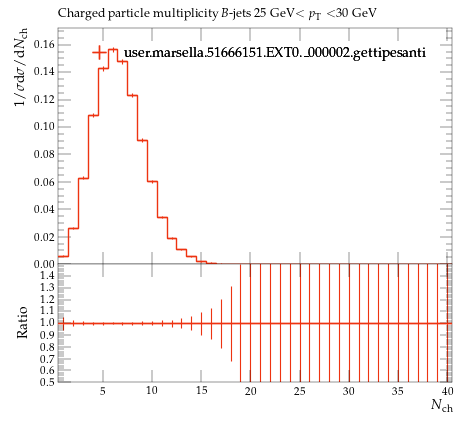

This figure's Python source:
#! /usr/bin/env python

# This Python script was auto-generated using YODA v2.0.2.
# Analysis object: /MC_HFDECAYS/avg_B_jet_ch_mult_25_30
# Timestamp: 24-07-2026 (16:40:05)

import matplotlib as mpl
import matplotlib.pyplot as plt
mpl.use('Agg') # comment out for interactive use
import os
import numpy as np

plotDir = os.path.split(os.path.realpath(__file__))[0]
if 'YODA_USER_PLOT_PATH' in globals():
    plot_outdir = globals()['YODA_USER_PLOT_PATH']
else:
    plot_outdir = plotDir

#plot style
plt.style.use(os.path.join(plotDir, '../default.mplstyle'))
# plot metadata
figW, figH = plt.rcParams['figure.figsize']
ax_xLabel = r'$N_\mathrm{ch}$'
ax_yLabel = r'$1/\sigma \mathrm{d}\sigma/\mathrm{d}N_\mathrm{ch}$'
ax_title  = r'Charged particle multiplicity $B$-jets 25 GeV$<p_\mathrm{T}<$30 GeV'
ax_xScale = 'linear'
ax_yScale = 'linear'
xLims = (0.5, 40.5)
yLims = (0.0, 0.17229399)
xMinorTickMarks = 0

# TeX-friendly labels for the legend
labels = {
    'legend' : ([ r"user.marsella.51666151.EXT0.\_000002.gettipesanti" ], r""),
}

# Adjust canvas width and height
canvasW = 10.0
canvasH = 9.0
figW *= canvasW/10.
figH *= canvasH/9.

# Create figure and axis objects
fig, (ax, ratio0_ax) = plt.subplots(2, 1, sharex=True,
                  figsize=(figW,figH), gridspec_kw={'height_ratios': (6.0, 3.0)})

# Set figure margins
plt.subplots_adjust(
    left   = 1.0 * plt.rcParams['figure.subplot.left'],
    right  = 1.0 * plt.rcParams['figure.subplot.right'],
    top    = 1.0 * plt.rcParams['figure.subplot.top'],
    bottom = 1.0 * plt.rcParams['figure.subplot.bottom'])

ratio0_ax.yaxis.set_major_locator(mpl.ticker.MultipleLocator(0.1))
ratio0_ax.set_ylim(0.5, 1.4999)
ratio0_ax.set_ylabel('Ratio')
ratio0_ax.xaxis.set_minor_locator(mpl.ticker.NullLocator())

# the numerical data is stored in a separate file
dataf = dict()
prefix = os.path.split(__file__)[0]
if prefix:    prefix = prefix + '/'
exec(open(prefix+'avg_B_jet_ch_mult_25_30__data.py').read(), dataf)


legend_handles = dict() # keep track of handles for the legend

# style options for curves
# starts at zorder>=5 to draw curve on top of legend
styles = {
  'user.marsella.51666151.EXT0._000002.gettipesanti.yoda.gz': {
    'color' : '#EE3311',
    'linestyle' : '-',
    'linewidth' : 1,
    'marker' : 'none',
    'markersize' : 2,
    'capsize' : 0.0,
    'zorder' : 5,
    'histstyle' : 1,
    'drawstyle' : 'steps-pre',
    'xerrorbars' : 1,
    'yerrorbars' : 1,
    'fillcolor' : None,
    'fillopacity' : 1.0,
    'ratio0_linestyle' : '-',
    'ratio0_linewidth' : 1,
    'ratio0_marker' : 'none',
    'ratio0_markersize' : 2,
    'ratio0_capsize' : 0.0,
    'ratio0_zorder' : 5,
    'ratio0_histstyle' : 1,
    'ratio0_drawstyle' : 'steps-pre',
    'ratio0_xerrorbars' : 1,
    'ratio0_yerrorbars' : 1,
  },
}

# curve from input yoda files in main panel
for label, yvals in dataf['yvals'].items():
    if all(np.isnan(v) for v in dataf['yvals'][label]):
        continue
    tmp = None
    if styles[label]['histstyle']: # draw as histogram
        xpos = dataf['xedges'][label] if styles[label]['drawstyle'] else dataf['xpoints'][label]
        ypos = np.insert(yvals, 0, yvals[0]) if styles[label]['drawstyle'] else yvals
        if styles[label]['fillcolor']: # fill area below curve
            ax.fill_between(xpos, ypos, step='pre',
                            color=styles[label]['fillcolor'],
                            alpha=styles[label]['fillopacity'])
        tmp, = ax.plot(xpos, ypos,
                       color=styles[label]['color'],
                       linestyle=styles[label]['linestyle'],
                       linewidth=styles[label]['linewidth'],
                       drawstyle=styles[label]['drawstyle'], solid_joinstyle='miter',
                       zorder=styles[label]['zorder'], label=label)
    tmp = ax.errorbar(dataf['xpoints'][label], yvals,
                      xerr=np.array(dataf['xerrs'][label])*styles[label]['xerrorbars'],
                      yerr=np.array(dataf['yerrs'][label])*styles[label]['yerrorbars'],
                      fmt=styles[label]['marker'], capsize=styles[label]['capsize'],
                      markersize=styles[label]['markersize'],
                      ecolor=styles[label]['color'],
                      color=styles[label]['color'], zorder=styles[label]['zorder'])
    tmp[-1][0].set_linestyle(styles[label]['linestyle'])
    tmp[-1][0].set_linewidth(styles[label]['linewidth'])
    if label in dataf['add_legend_handle']:  legend_handles[label] = tmp
    for varLabel in dataf['variation_yvals'].keys():
        if varLabel.startswith(label):
            tmp, = ax.plot(dataf['xedges'][label], dataf['variation_yvals'][varLabel],
                           color=styles[label]['color'],
                           linestyle=styles[label]['linestyle'],
                           linewidth=styles[label]['linewidth'],
                           drawstyle='steps-pre', solid_joinstyle='miter',
                           zorder=styles[label]['zorder'], alpha=0.5)


# plots on ratio panel
# curve from input yoda files in ratio panel
for label, yvals in dataf['ratio0_yvals'].items():
    if all(np.isnan(v) for v in yvals):
        continue
    if styles[label]['ratio0_histstyle']: # plot as histogram
        xpos = dataf['xedges']['user.marsella.51666151.EXT0._000002.gettipesanti.yoda.gz'] if styles[label]['ratio0_drawstyle'] else dataf['xpoints']['user.marsella.51666151.EXT0._000002.gettipesanti.yoda.gz']
        ypos = np.insert(yvals, 0, yvals[0]) if styles[label]['ratio0_drawstyle'] else yvals
        ratio0_ax.plot(xpos, ypos,
                       color=styles[label]['color'],
                       linewidth=styles[label]['linewidth'],
                       linestyle=styles[label]['ratio0_linestyle'],
                       drawstyle=styles[label]['ratio0_drawstyle'], zorder=styles[label]['zorder'],
                       solid_joinstyle='miter')
    tmp = ratio0_ax.errorbar(dataf['xpoints']['user.marsella.51666151.EXT0._000002.gettipesanti.yoda.gz'], yvals,
                             xerr=np.array(dataf['ref_xerrs'])*styles[label]['ratio0_xerrorbars'],
                             yerr=np.array(dataf['ratio0_yerrs'][label])*styles[label]['ratio0_yerrorbars'],
                             fmt=styles[label]['ratio0_marker'], capsize=styles[label]['ratio0_capsize'],
                             markersize=styles[label]['ratio0_markersize'],
                             ecolor=styles[label]['color'],
                             color=styles[label]['color'])
    tmp[-1][0].set_linestyle(styles[label]['ratio0_linestyle'])
    tmp[-1][0].set_linewidth(styles[label]['ratio0_linewidth'])

    for varlabel in dataf['ratio0_variation_vals'].keys():
        if varlabel.startswith(label):
            ratio0_ax.plot(dataf['xedges']['user.marsella.51666151.EXT0._000002.gettipesanti.yoda.gz'],
                            dataf['ratio0_variation_vals'][varlabel],
                            color=styles[label]['color'],
                            linestyle=styles[label]['linestyle'],
                            linewidth=styles[label]['linewidth'],
                            drawstyle='steps-pre', solid_joinstyle='miter',
                            zorder=1, alpha=0.5)

legend_items = list(legend_handles.values())
ax.add_artist(ax.legend(legend_items,
                        labels['legend'][0],
                        title=labels['legend'][1],
                        alignment='left',
                        loc='upper center',
                        bbox_to_anchor=(0.5, 0.97)))

# set plot metadata as defined above
ratio0_ax.set_xlabel(ax_xLabel)
ratio0_ax.xaxis.set_label_coords(1., -0.15)
ax.set_ylabel(ax_yLabel, ha='right', va='top')
ax.yaxis.set_label_coords(-0.11, 1.0)
ax.set_title(ax_title, loc='left')
ax.set_xscale(ax_xScale)
ax.set_yscale(ax_yScale)
ax.set_xlim(xLims)
ax.set_ylim(yLims)

# tick formatting
plt.rcParams['xtick.top'] = True
plt.rcParams['ytick.right'] = True
ax.xaxis.set_minor_locator(mpl.ticker.NullLocator())
fig.align_ylabels((ax, ratio0_ax))
plt.savefig(os.path.join(plot_outdir, 'avg_B_jet_ch_mult_25_30.pdf'), format='PDF')
plt.savefig(os.path.join(plot_outdir, 'avg_B_jet_ch_mult_25_30.png'), format='PNG')

plt.close(fig)
